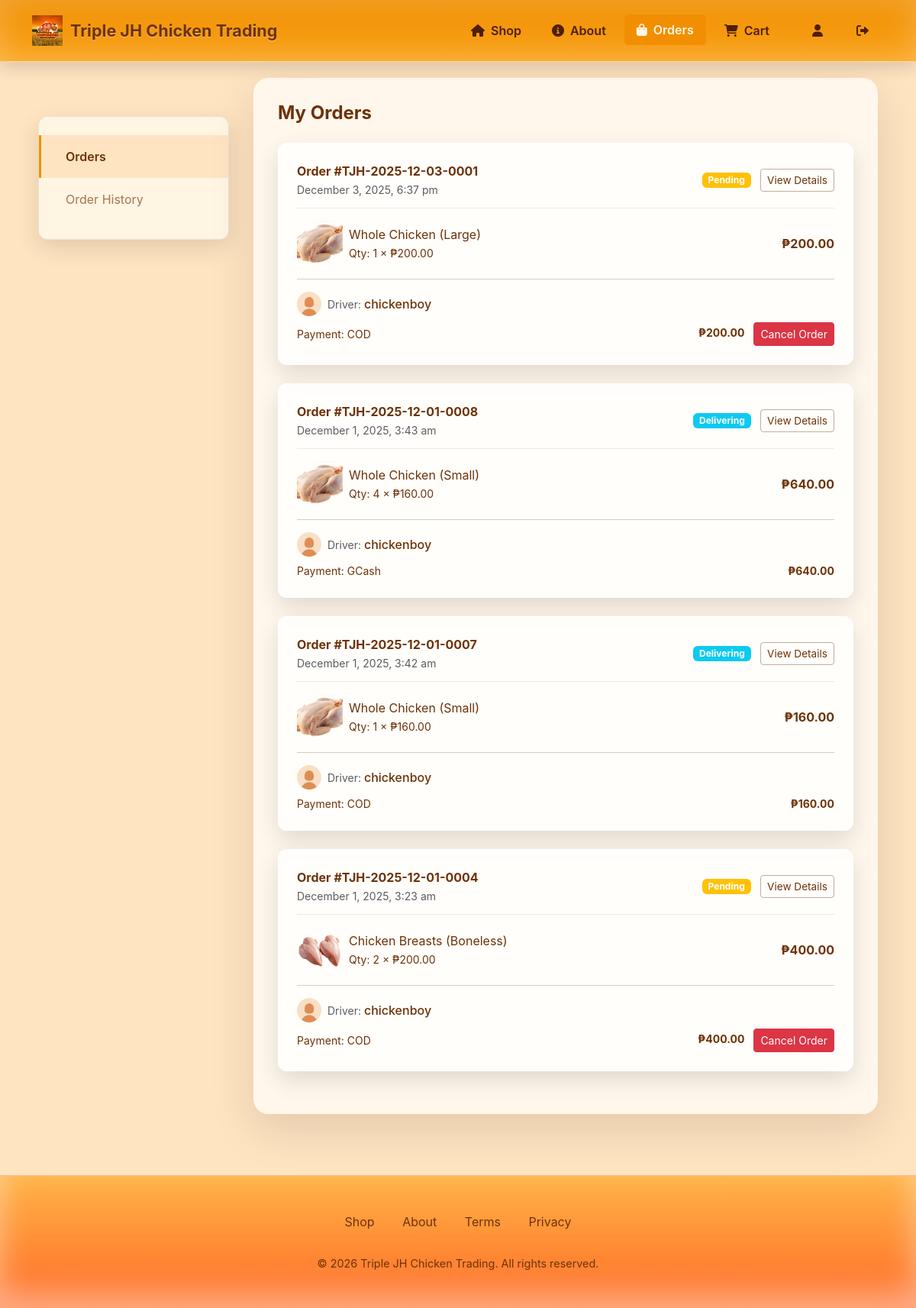
The app's page /orders/orders.php (signed in) with its own data.
### tables this page shows
CREATE TABLE `pending_delivery` (
  `id` int(11) NOT NULL,
  `order_number` varchar(20) DEFAULT NULL,
  `user_id` int(11) NOT NULL,
  `driver_id` int(11) DEFAULT NULL,
  `payment_method` varchar(50) DEFAULT 'COD',
  `payment_status` enum('pending','verified','failed') DEFAULT 'pending',
  `gcash_reference` varchar(100) DEFAULT NULL,
  `gcash_payment_screenshot` varchar(500) DEFAULT NULL,
  `status` varchar(32) NOT NULL DEFAULT 'pending',
  `delivery_address` text NOT NULL,
  `landmark` varchar(255) DEFAULT NULL,
  `total_amount` decimal(10,2) NOT NULL,
  `date_requested` timestamp NOT NULL DEFAULT current_timestamp()
);

CREATE TABLE `pending_delivery_items` (
  `id` int(11) NOT NULL,
  `pending_delivery_id` int(11) NOT NULL,
  `product_id` int(11) NOT NULL,
  `quantity` int(11) NOT NULL,
  `price` decimal(10,2) NOT NULL
);

CREATE TABLE `parent_products` (
  `id` int(11) NOT NULL,
  `name` varchar(200) NOT NULL,
  `description` text DEFAULT NULL,
  `image` varchar(500) DEFAULT NULL,
  `created_at` timestamp NOT NULL DEFAULT current_timestamp(),
  `updated_at` timestamp NOT NULL DEFAULT current_timestamp() ON UPDATE current_timestamp()
);

CREATE TABLE `products` (
  `id` int(11) NOT NULL,
  `parent_id` int(11) DEFAULT NULL,
  `name` varchar(200) NOT NULL,
  `description` text DEFAULT NULL,
  `price` decimal(10,2) NOT NULL,
  `weight` varchar(50) DEFAULT NULL,
  `stock` int(11) DEFAULT 0,
  `is_active` tinyint(1) DEFAULT 1,
  `created_at` timestamp NOT NULL DEFAULT current_timestamp(),
  `updated_at` timestamp NOT NULL DEFAULT current_timestamp() ON UPDATE current_timestamp(),
  `image` varchar(255) DEFAULT 'img/products/placeholder.jpg' COMMENT 'Path to product image'
);

CREATE TABLE `drivers` (
  `id` int(11) NOT NULL,
  `driver_code` varchar(50) NOT NULL,
  `name` varchar(100) NOT NULL,
  `email` varchar(150) NOT NULL,
  `phone` varchar(30) NOT NULL,
  `password` varchar(255) NOT NULL,
  `profile_picture` varchar(255) DEFAULT 'img/profile_pic/default.png',
  `vehicle_type` varchar(50) DEFAULT NULL,
  `license_no` varchar(100) DEFAULT NULL,
  `address` text DEFAULT NULL,
  `is_active` tinyint(1) DEFAULT 1,
  `date_joined` timestamp NOT NULL DEFAULT current_timestamp(),
  `created_at` timestamp NOT NULL DEFAULT current_timestamp(),
  `updated_at` timestamp NOT NULL DEFAULT current_timestamp() ON UPDATE current_timestamp()
);

### includes/order_helper.php (called while the page is built, shortened)
<?php
function formatOrderNumber($orderNumber)
{
    if (preg_match('/^(TJH-)(\d{4})(\d{2})(\d{2})-(\d{4})$/', $orderNumber, $matches)) {
        return $matches[1] . $matches[2] . '-' . $matches[3] . '-' . $matches[4] . '-' . $matches[5];
    }
    return $orderNumber;
}

### orders/orders.php (the view, shortened to what this page needs)
<?php
require_once('../config.php');
require_once('../includes/order_helper.php');
$user_id = $_SESSION['user_id'];
try {
    $stmt = $db->prepare("
        SELECT
            pd.id AS order_id,
            pd.order_number,
            pd.payment_method,
            pd.status,
            pd.delivery_address,
            pd.total_amount,
            pd.date_requested,
            pd.driver_id,
            d.name AS driver_name,
            d.profile_picture AS driver_profile_picture
        FROM pending_delivery pd
        LEFT JOIN drivers d ON pd.driver_id = d.id
        WHERE pd.user_id = ?
          AND pd.status NOT IN ('Cancelled', 'cancelled', 'delivered')
        ORDER BY pd.date_requested DESC
    ");
    $stmt->execute([$user_id]);
    $orders = $stmt->fetchAll(PDO::FETCH_ASSOC);
    $orderItems = [];
    $itemStmt = $db->prepare("
        SELECT
            p.name,
            p.image,
            p.price,
            p.id AS product_id,
            pdi.quantity,
            pp.id AS parent_id,
            pp.name AS parent_name,
            pp.image AS parent_image,
            CASE
                WHEN p.image IS NOT NULL AND p.image != '' THEN CONCAT('items/', p.image)
                WHEN pp.image IS NOT NULL AND pp.image != '' THEN CONCAT('parent_products/', pp.image)
                ELSE NULL
            END AS display_image
        FROM pending_delivery_items pdi
        JOIN products p ON pdi.product_id = p.id
        LEFT JOIN parent_products pp ON p.parent_id = pp.id
        WHERE pdi.pending_delivery_id = ?
    ");
    foreach ($orders as $order) {
        $itemStmt->execute([$order['order_id']]);
        $orderItems[$order['order_id']] = $itemStmt->fetchAll(PDO::FETCH_ASSOC);
    }
} catch (PDOException $e) {
    die("Database error: " . $e->getMessage());
}
?>
<!DOCTYPE html>
<html lang="en">
<head>
    <link href="https://cdn.jsdelivr.net/npm/bootstrap@5.3.2/dist/css/bootstrap.min.css" rel="stylesheet">
    <link rel="stylesheet" href="https://cdnjs.cloudflare.com/ajax/libs/font-awesome/6.0.0/css/all.min.css">
    <link rel="stylesheet" href="../css/footer_header.css">
</head>
<body>
    <nav class="navbar navbar-expand-lg navbar-dark fixed-top">
        <div class="container">
            <a class="navbar-brand d-flex align-items-center" href="../dashboard.php">
                <img src="../img/logo.jpg" alt="Triple JH Chicken Trading"
                    style="height: 40px; width: auto; margin-right: 10px;">
                <span class="d-none d-md-inline">Triple JH Chicken Trading</span>
            </a>
            <div class="collapse navbar-collapse" id="navbarNav">
                <ul class="navbar-nav ms-auto align-items-center">
                    <li class="nav-item">
                        <a class="nav-link" href="../dashboard.php">
                            <i class="fas fa-home"></i> Shop
                        </a>
                    </li>
                    <li class="nav-item">
                        <a class="nav-link" href="../about.php">
                            <i class="fas fa-info-circle"></i> About
                        </a>
                    </li>
                    <li class="nav-item">
                        <a class="nav-link active" href="../orders/orders.php">
                            <i class="fas fa-shopping-bag"></i> Orders
                        </a>
                    </li>
                    <li class="nav-item me-3">
                        <a class="nav-link position-relative" href="../carts/cart.php">
                            <i class="fas fa-shopping-cart"></i> Cart
                        </a>
                    </li>
                    <li class="nav-item">
                        <a class="nav-link" href="../useraccounts/settings.php">
                            <i class="fas fa-user"></i>
                        </a>
                    </li>
                    <li class="nav-item">
                        <a class="nav-link" href="../logout.php">
                            <i class="fas fa-sign-out-alt"></i>
                        </a>
                    </li>
                </ul>
            </div>
        </div>
    </nav>
    <main>
        <div class="sidebar">
            <ul class="sidebar-nav">
                <li><a href="#" class="sidebar-link active" data-tab="orders">Orders</a></li>
                <li><a href="#" class="sidebar-link" data-tab="history">Order History</a></li>
            </ul>
        </div>
        <div class="content-area">
            <div class="orders-container">
                <div id="orders" class="tab-content active">
                    <h2 class="section-title">My Orders</h2>
                    <?php if (empty($orders)): ?>
                        <p class="text-muted">You have no active orders.</p>
                    <?php else: ?>
                        <?php foreach ($orders as $order):
                            $oid = (int) $order['order_id']; ?>
                            <div class="order-card">
                                <div class="order-header">
                                    <div>
                                        <div class="fw-bold">Order
                                            #<?= htmlspecialchars($order['order_number'] ? formatOrderNumber($order['order_number']) : $oid) ?>
                                        </div>
                                        <small
                                            class="text-muted"><?= date("F j, Y, g:i a", strtotime($order['date_requested'])) ?></small>
                                    </div>
                                    <div>
                                        <?php
                                        $rs = strtolower($order['status'] ?? '');
                                        $label = $rs === '' ? 'Pending' : ($rs === 'pending' ? 'Pending' : (($rs === 'to be delivered' || $rs === 'out for delivery' || $rs === 'assigned' || $rs === 'picked_up') ? 'Delivering' : ($rs === 'delivered' ? 'Delivered' : ($rs === 'cancelled' || $rs === 'canceled' ? 'Cancelled' : ucfirst($rs)))));
                                        $badge = $label === 'Pending' ? 'bg-warning' : ($label === 'Delivering' ? 'bg-info' : ($label === 'Delivered' ? 'bg-success' : 'bg-secondary'));
                                        ?>
                                        <span class="badge <?= $badge ?>"><?= htmlspecialchars($label) ?></span>
                                        <button type="button" class="btn btn-outline-dark btn-sm btn-details ms-2"
                                            data-bs-toggle="modal" data-bs-target="#orderModal<?= $oid ?>">
                                            View Details
                                        </button>
                                    </div>
                                </div>
                                <?php foreach ($orderItems[$oid] as $item):
                                    $imagePath = !empty($item['parent_image']) ? '../' . $item['parent_image'] : '../img/no-image.png';
                                    $altText = htmlspecialchars($item['name'] ?? 'Product image');
                                ?>
                                    <div class="d-flex align-items-center mb-2">
                                        <div style="width: 60px; height: 60px; overflow: hidden; border-radius: 8px;" class="me-2">
                                            <img src="<?= $imagePath ?>"
                                                style="width: 100%; height: 100%; object-fit: cover;"
                                                alt="<?= $altText ?>"
                                                onerror="this.src='../img/products/placeholder.jpg';">
                                        </div>
                                        <div class="flex-grow-1">
                                            <?= htmlspecialchars($item['name']) ?><br>
                                            <small>Qty: <?= (int) $item['quantity'] ?> ×
                                                ₱<?= number_format($item['price'], 2) ?></small>
                                        </div>
                                        <strong>₱<?= number_format($item['quantity'] * $item['price'], 2) ?></strong>
                                    </div>
                                <?php endforeach; ?>
                                <hr>
                                <?php if (!empty($order['driver_name'])): ?>
                                <div class="driver-info d-flex align-items-center mb-2">
                                    <div class="driver-avatar me-2" style="width: 32px; height: 32px; border-radius: 50%; overflow: hidden;">
                                        <?php
                                        $driverImage = !empty($order['driver_profile_picture'])
                                            ? '../' . $order['driver_profile_picture']
                                            : '../img/default-avatar.png';
                                        ?>
                                        <img src="<?= $driverImage ?>" alt="Driver" style="width: 100%; height: 100%; object-fit: cover;"
                                             onerror="this.src='../img/default-avatar.png';">
                                    </div>
                                    <div class="driver-details">
                                        <small class="text-muted">Driver: </small>
                                        <span class="fw-medium"><?= htmlspecialchars($order['driver_name']) ?></span>
                                    </div>
                                </div>
                                <?php endif; ?>
                                <div class="d-flex justify-content-between small align-items-center">
                                    <span>Payment: <?= htmlspecialchars($order['payment_method']) ?></span>
                                    <div>
                                        <strong>₱<?= number_format($order['total_amount'], 2) ?></strong>
                                        <?php if (strtolower($order['status']) === 'pending'): ?>
                                            <form method="POST" action="cancel_order.php" style="display:inline-block"
                                                onsubmit="return confirm('Are you sure you want to cancel this order?');">
                                                <button type="submit" class="btn btn-danger btn-sm ms-2">Cancel Order</button>
                                            </form>
                                        <?php endif; ?>
                                    </div>
                                </div>
                            </div>
                        <?php endforeach; ?>
                    <?php endif; ?>
                </div>
            </div>
        </div>
    </main>
    <footer>
    <div class="container text-center">
      <div class="footer-links">
        <a href="../dashboard.php">Shop</a>
        <a href="../about.php">About</a>
        <a href="../about.php">Terms</a>
        <a href="../about.php">Privacy</a>
      </div>
      <p class="copyright">&copy; <?= date('Y') ?> Triple JH Chicken Trading. All rights reserved.</p>
    </div>
  </footer>
</body>
</html>

### records on screen
pending_delivery: order_number "TJH-2025-12-03-0001", date_requested "December 3, 2025, 6:37 pm", status "Pending", driver.profile_picture (placeholder picture), driver.name "chickenboy", payment_method "COD", total_amount "200.00"
pending_delivery_items: parent_products.image (picture), product.name "Whole Chicken (Large)", quantity "1", product.price "200.00", $item['quantity']*$item['price'] "200.00"
pending_delivery: order_number "TJH-2025-12-01-0008", date_requested "December 1, 2025, 3:43 am", status "Delivering", driver.profile_picture (placeholder picture), driver.name "chickenboy", payment_method "GCash", total_amount "640.00"
pending_delivery_items: parent_products.image (picture), product.name "Whole Chicken (Small)", quantity "4", product.price "160.00", $item['quantity']*$item['price'] "640.00"
pending_delivery: order_number "TJH-2025-12-01-0007", date_requested "December 1, 2025, 3:42 am", status "Delivering", driver.profile_picture (placeholder picture), driver.name "chickenboy", payment_method "COD", total_amount "160.00"
pending_delivery_items: parent_products.image (picture), product.name "Whole Chicken (Small)", quantity "1", product.price "160.00", $item['quantity']*$item['price'] "160.00"
pending_delivery: order_number "TJH-2025-12-01-0004", date_requested "December 1, 2025, 3:23 am", status "Pending", driver.profile_picture (placeholder picture), driver.name "chickenboy", payment_method "COD", total_amount "400.00"
pending_delivery_items: parent_products.image (picture), product.name "Chicken Breasts (Boneless)", quantity "2", product.price "200.00", $item['quantity']*$item['price'] "400.00"
